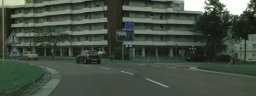
#> input picture data/clean_frames/train1.png, 256 x 96 px; its folder holds only this picture in this run
$ python patch.py
#> lines starting #> are read from the running program, lines starting #| are printed output that depends on the picture; after the words box and inside, x2 and y2 are one past the last pixel; in counts of white or black regions, pixels touching at a corner belong together
import cv2, os, numpy as np

SRC = "data/clean_frames"
DST = "data/stream"
os.makedirs(DST, exist_ok=True)

# Make a simple high-contrast patch if you don't have patch.png
if not os.path.exists("patch.png"):
    p = np.zeros((60,60,3), np.uint8)
    p[:30,:,:] = (255,255,255)
    cv2.imwrite("patch.png", p)
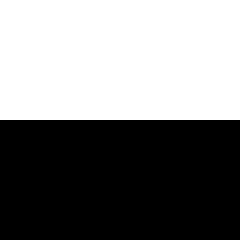
#> saved as patch.png: shape (60, 60, 3) (shown 4 times larger); 50% white; 1 white region, box (x1, y1, x2, y2) and area: (0, 0, 60, 30) 1800

patch = cv2.imread("patch.png")

for name in sorted(os.listdir(SRC)):
    if not name.lower().endswith((".png",".jpg",".jpeg",".bmp")):
        continue
    img = cv2.imread(os.path.join(SRC, name))
#> img is the input picture: shape (96, 256, 3); mean B, G, R 67.7, 79.9, 68.9
    if img is None:
        continue
    h, w = img.shape[:2]
#> h = 96; w = 256
    # Paste patch at fixed location so it persists across frames
    y1, x1 = max(10, h//20), max(10, w//20)
#> y1 = 10; x1 = 12
    ph, pw = patch.shape[:2]
#> ph = 60; pw = 60
    y2, x2 = min(h, y1+ph), min(w, x1+pw)
#> y2 = 70; x2 = 72
    img[y1:y2, x1:x2] = cv2.resize(patch, (x2-x1, y2-y1))
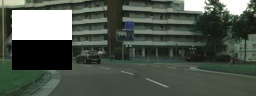
#> img: shape (96, 256, 3); 14.65% of pixels changed, all inside (x1, y1, x2, y2) = (12, 10, 72, 70)
    cv2.imwrite(os.path.join(DST, name), img)

print("Patched stream written to", DST)

$ run again, on data/clean_frames/train102.png
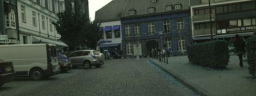
#> input picture data/clean_frames/train102.png, 256 x 96 px
#> img is the input picture: shape (96, 256, 3); mean B, G, R 58.6, 68.8, 59.5
#> `img[y1:y2, x1:x2] = cv2.resize(patch, (x2-x1, y2-y1))`:
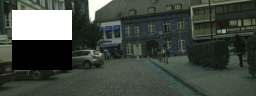
#> img: shape (96, 256, 3); 14.65% of pixels changed, all inside (x1, y1, x2, y2) = (12, 10, 72, 70)

$ run again, on data/clean_frames/train10.png
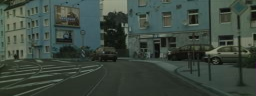
#> input picture data/clean_frames/train10.png, 256 x 96 px
#> img is the input picture: shape (96, 256, 3); mean B, G, R 63.4, 72.4, 60.1
#> `img[y1:y2, x1:x2] = cv2.resize(patch, (x2-x1, y2-y1))`:
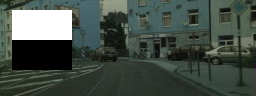
#> img: shape (96, 256, 3); 14.65% of pixels changed, all inside (x1, y1, x2, y2) = (12, 10, 72, 70)

$ run again, on data/clean_frames/train100.png
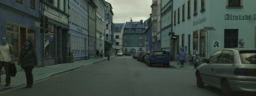
#> input picture data/clean_frames/train100.png, 256 x 96 px
#> img is the input picture: shape (96, 256, 3); mean B, G, R 67.1, 73.9, 61.9
#> `img[y1:y2, x1:x2] = cv2.resize(patch, (x2-x1, y2-y1))`:
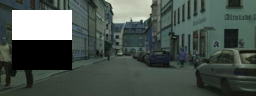
#> img: shape (96, 256, 3); 14.65% of pixels changed, all inside (x1, y1, x2, y2) = (12, 10, 72, 70)
